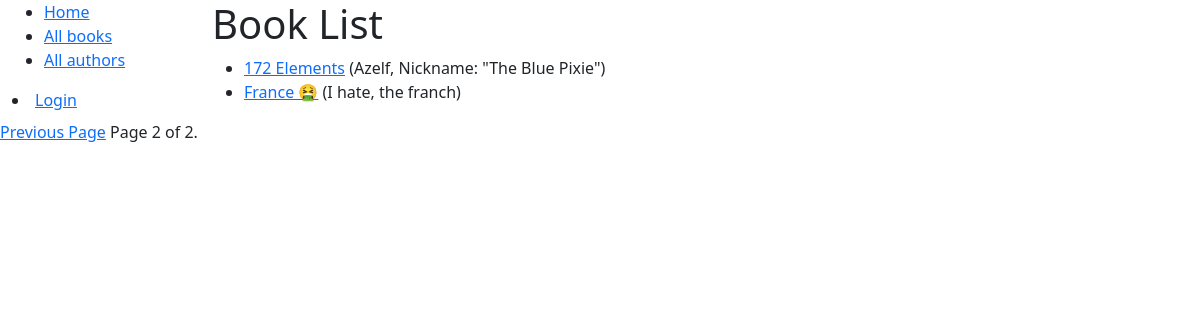
Before: /testing/books/?page=2 with the older database file.
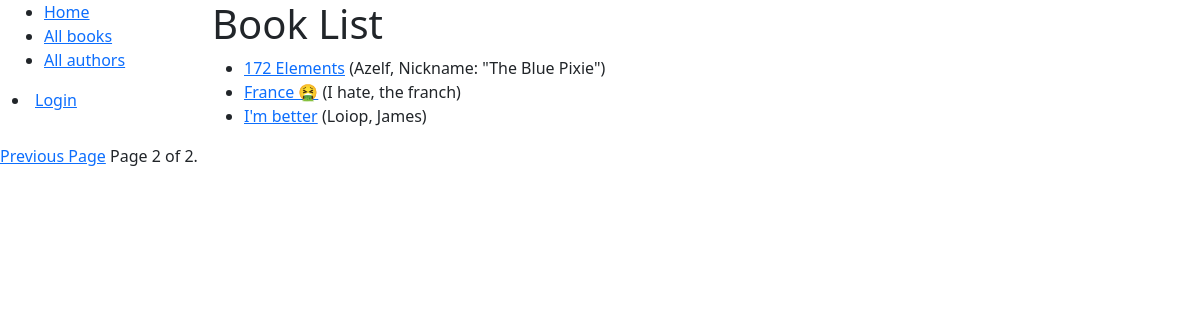
After: the same page with the newer database file.
### testing/models.py (models this page shows, shortened)
class Book(models.Model):
    title = models.CharField(max_length=200)
    author = models.ForeignKey('Author', on_delete=models.SET_NULL, null=True)
    summary = models.TextField(max_length=1000, help_text=_('Enter a brief description of the book'))
    isbn = models.CharField('ISBN', max_length=13, unique=True,
                             help_text=_('13 Character <a href="https://www.isbn-international.org/content/what-isbn">ISBN number</a>'))
    genre = models.ManyToManyField(Genre, help_text=_('Select a genre for this book'))
    def get_absolute_url(self):
        return reverse('book-detail', args=[str(self.id)])
    def display_genre(self):
        """Create a string for the Genre. This is required to display genre in Admin."""
        return ', '.join(genre.name for genre in self.genre.all()[:3])
    display_genre.short_description = 'Genre'

class Author(models.Model):
    first_name = models.CharField(max_length=100)
    last_name = models.CharField(max_length=100)
    date_of_birth = models.DateField(null=True, blank=True)
    date_of_death = models.DateField('Died', null=True, blank=True)
    class Meta:
        ordering = ['last_name', 'first_name']
    def __str__(self):
        return f'{self.last_name}, {self.first_name}'

### testing/views.py (the view)
# urls.py: path('books/', views.BookListView.as_view(), name = 'books'),
class BookListView(generic.ListView):
    model = Book
    paginate_by = 3  # More Books would be better.

### testing/templates/testing/book_list.html
{% extends "base_generic.html" %}
{% block content %}
  <h1 class="text">Book List</h1>
  {% if book_list %}
    <ul class="list">
      {% for book in book_list %}
      <li>
        <a class="link" href="{{ book.get_absolute_url }}">{{ book.title }}</a>
        ({{book.author}})
      </li>
      {% endfor %}
    </ul>
  {% else %}
    <p>There are no books in the library.</p>
  {% endif %}
{% endblock %}

### testing/templates/base_generic.html (shortened to what this page needs)
<!DOCTYPE html>
<html lang="en">
<head>
    <link rel="stylesheet" href="https://cdn.jsdelivr.net/npm/bootstrap@5.1.3/dist/css/bootstrap.min.css"
 />
    {% load static %}
    {% load sass_tags %}
    <link rel="stylesheet" href="{% sass_src 'scss/styles.scss' %}" type="text/css"/>
</head>
<body>
    <div class="container-fluid">
        <div class="row">
            <div class="col-sm-2">
                {% block sidebar %}
                <ul class="sidebar-nav">
                    <li><a class="link" href="{% url 'index' %}">Home</a></li>
                    <li><a class="link" href="{% url 'books' %}">All books</a></li>
                    <li><a class="link" href="">All authors</a></li>
                </ul>
                    {% if user.is_authenticated %}
                        <li class="list">User: {{ user.get_username }}</li>
                        <li><a class="link" href="{% url 'my-borrowed' %}">My Borrowed</a></li>
                        <li><a class="link" href="{% url 'logout' %}?next={{ request.path }}">Logout</a></li>
                   {% else %}
                        <li><a class="link" href="{% url 'login' %}?next={{ request.path }}">Login</a></li>
                   {% endif %}
                {% endblock %}
            </div>
            <div class="col-sm-10 ">{% block content %}{% endblock %}</div>
            {% block pagination %}
    {% if is_paginated %}
        <div class="pagination">
            <span class="page-links text">
                {% if page_obj.has_previous %}
                    <a class="link" href="{{ request.path }}?page={{ page_obj.previous_page_number }}">Previous Page</a>
                {% endif %}
                <span class="page-current">
                    Page {{ page_obj.number }} of {{ page_obj.paginator.num_pages }}.
                </span>
            </span>
        </div>
    {% endif %}
  {% endblock %}
        </div>
    </div>
</body>
</html>

Changed rows visible on the page:
added Book: title "I'm better", author "Loiop, James"
